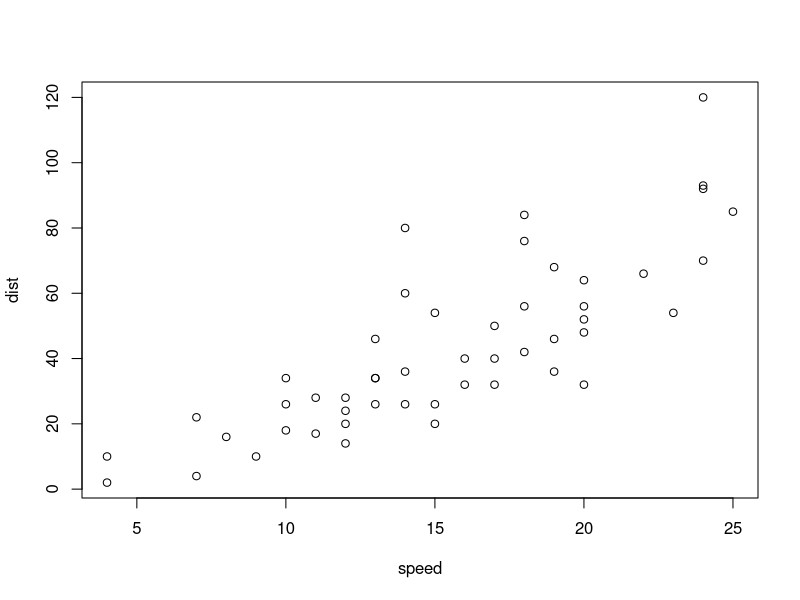
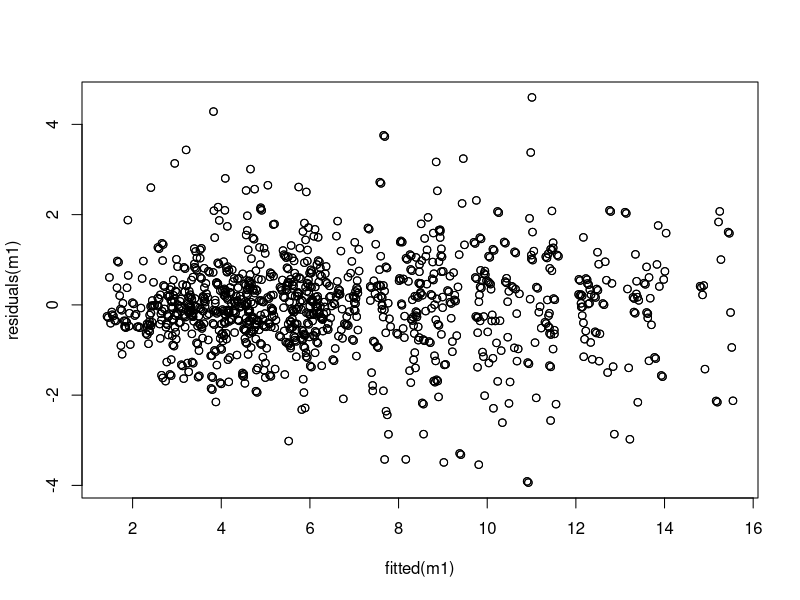
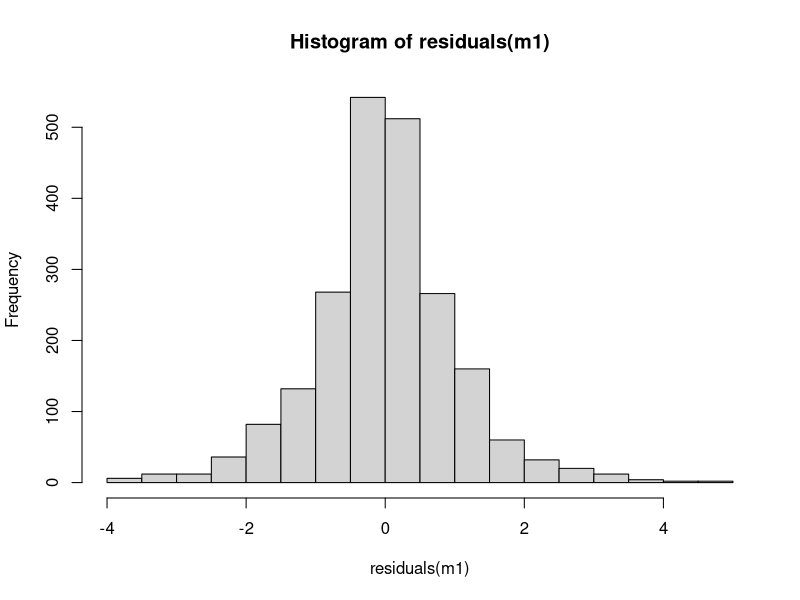
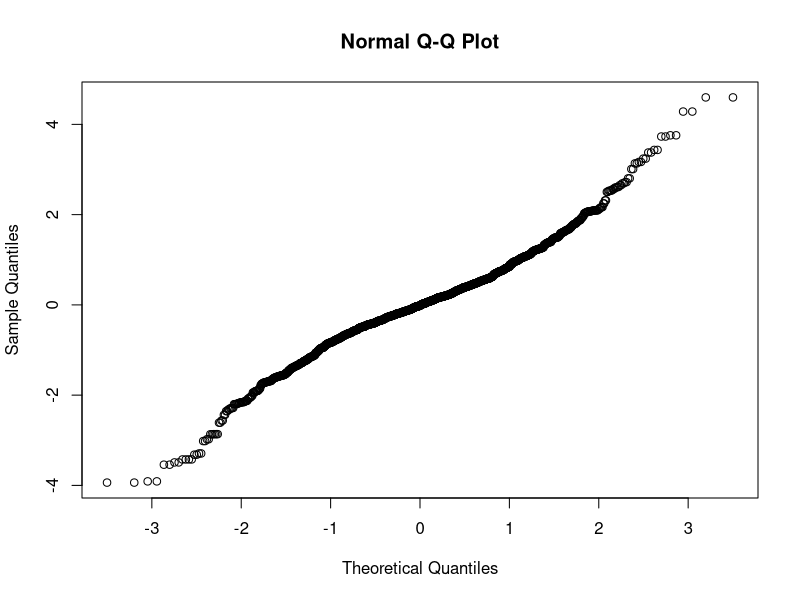

Write the R code that produced these figures, in order.
## ---- chunk 1
plot(cars)
## ---- chunk 2
library(tidyverse)

full_surprisals.gpt.object <- read_csv("data/model_outputs/gpt2_wilcox2022_embed4_object_gap_stimuli_with_surprisals.csv")

full_surprisals.gpt.subject <- read_csv("data/model_outputs/gpt2_wilcox2022_embed4_object_gap_stimuli_with_surprisals.csv")

surprisals_df.gpt.object <- data.frame(
    "id" = full_surprisals.gpt.object$sentence_group, 
    "wh" = full_surprisals.gpt.object$wh, 
    "gap" = full_surprisals.gpt.object$gap, 
    "condition" = full_surprisals.gpt.object$condition,
    "embed" = full_surprisals.gpt.object$levels_of_embedding, 
    "surprisal" = full_surprisals.gpt.object$local_surprisal,
    "gap_type" = "object")

surprisals_df.gpt.subject <- data.frame(
  "id" = full_surprisals.gpt.subject$sentence_group, 
  "wh" = full_surprisals.gpt.subject$wh, 
  "gap" = full_surprisals.gpt.subject$gap, 
  "condition" = full_surprisals.gpt.subject$condition,
  "embed" = full_surprisals.gpt.subject$levels_of_embedding, 
  "surprisal" = full_surprisals.gpt.subject$local_surprisal,
  "gap_type" = "subject"  
)

surprisals_df.gpt2 <- rbind(surprisals_df.gpt.subject, surprisals_df.gpt.object)

head(surprisals_df.gpt2)
## ---- chunk 3

library(lme4)

m1 <- lmer(surprisal ~ wh * gap + gap_type + embed + (1 + wh*gap | id), 
           data = surprisals_df.gpt2)

summary(m1)
## ---- chunk 4
m1.null <- lmer(surprisal ~  (1 + wh*gap | id), 
           data = surprisals_df.gpt2, REML=FALSE)

m1.for_comparison <- lmer(surprisal ~ wh * gap + gap_type + embed + (1 + wh*gap | id), 
                                data = surprisals_df.gpt2, REML=FALSE)

anova(m1.null, m1.for_comparison)
## ---- chunk 5
plot(fitted(m1), residuals(m1))

## ---- chunk 6
hist(residuals(m1))

## ---- chunk 7
qqnorm(residuals(m1))
